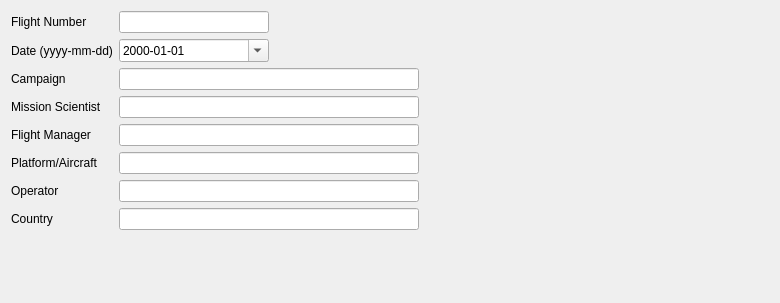
          <widget class="QWidget" name="flight_information_page">
           <property name="geometry">
            <rect>
             <x>0</x>
             <y>0</y>
             <width>780</width>
             <height>303</height>
            </rect>
           </property>
           <attribute name="label">
            <string>Flight Information</string>
           </attribute>
           <layout class="QFormLayout" name="formLayout">
            <item row="0" column="0">
             <widget class="QLabel" name="label_2">
              <property name="text">
               <string>Flight Number</string>
              </property>
             </widget>
            </item>
            <item row="0" column="1">
             <widget class="QLineEdit" name="flightNumberLine">
              <property name="maximumSize">
               <size>
                <width>150</width>
                <height>16777215</height>
               </size>
              </property>
             </widget>
            </item>
            <item row="1" column="0">
             <widget class="QLabel" name="label_3">
              <property name="text">
               <string>Date (yyyy-mm-dd)</string>
              </property>
             </widget>
            </item>
            <item row="1" column="1">
             <widget class="QDateEdit" name="dateLine">
              <property name="maximumSize">
               <size>
                <width>150</width>
                <height>300</height>
               </size>
              </property>
              <property name="time">
               <time>
                <hour>23</hour>
                <minute>0</minute>
                <second>0</second>
               </time>
              </property>
              <property name="displayFormat">
               <string>yyyy-MM-dd</string>
              </property>
              <property name="calendarPopup">
               <bool>true</bool>
              </property>
              <property name="timeSpec">
               <enum>Qt::UTC</enum>
              </property>
             </widget>
            </item>
            <item row="2" column="0">
             <widget class="QLabel" name="label_4">
              <property name="text">
               <string>Campaign</string>
              </property>
             </widget>
            </item>
            <item row="2" column="1">
             <widget class="QLineEdit" name="campaignLine">
              <property name="maximumSize">
               <size>
                <width>300</width>
                <height>16777215</height>
               </size>
              </property>
             </widget>
            </item>
            <item row="3" column="0">
             <widget class="QLabel" name="label_5">
              <property name="text">
               <string>Mission Scientist</string>
              </property>
             </widget>
            </item>
            <item row="3" column="1">
             <widget class="QLineEdit" name="missionSciLine">
              <property name="maximumSize">
               <size>
                <width>300</width>
                <height>16777215</height>
               </size>
              </property>
             </widget>
            </item>
            <item row="4" column="0">
             <widget class="QLabel" name="label_6">
              <property name="text">
               <string>Flight Manager</string>
              </property>
             </widget>
            </item>
            <item row="4" column="1">
             <widget class="QLineEdit" name="flightManagerLine">
              <property name="maximumSize">
               <size>
                <width>300</width>
                <height>16777215</height>
               </size>
              </property>
             </widget>
            </item>
            <item row="5" column="0">
             <widget class="QLabel" name="label_7">
              <property name="text">
               <string>Platform/Aircraft</string>
              </property>
             </widget>
            </item>
            <item row="5" column="1">
             <widget class="QLineEdit" name="platformLine">
              <property name="maximumSize">
               <size>
                <width>300</width>
                <height>16777215</height>
               </size>
              </property>
             </widget>
            </item>
            <item row="6" column="0">
             <widget class="QLabel" name="label_8">
              <property name="text">
               <string>Operator</string>
              </property>
             </widget>
            </item>
            <item row="6" column="1">
             <widget class="QLineEdit" name="operatorLine">
              <property name="maximumSize">
               <size>
                <width>300</width>
                <height>16777215</height>
               </size>
              </property>
             </widget>
            </item>
            <item row="7" column="0">
             <widget class="QLabel" name="label_9">
              <property name="text">
               <string>Country</string>
              </property>
             </widget>
            </item>
            <item row="7" column="1">
             <widget class="QLineEdit" name="countryLine">
              <property name="maximumSize">
               <size>
                <width>300</width>
                <height>16777215</height>
               </size>
              </property>
             </widget>
            </item>
           </layout>
          </widget>
